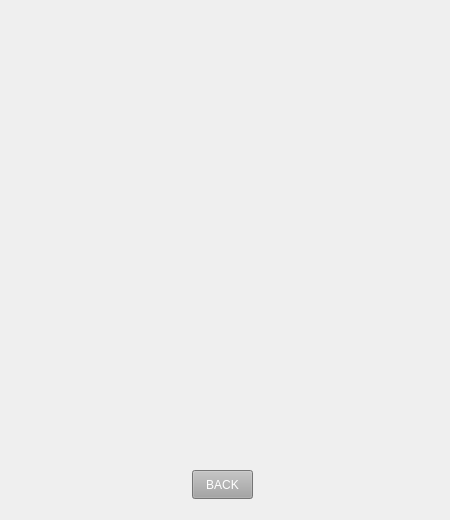
<?xml version="1.0" encoding="UTF-8"?>
<ui version="4.0">
 <class>Help</class>
 <widget class="QWidget" name="Help">
  <property name="geometry">
   <rect>
    <x>0</x>
    <y>0</y>
    <width>450</width>
    <height>520</height>
   </rect>
  </property>
  <property name="windowTitle">
   <string>Tetris - Help</string>
  </property>
  <property name="windowIcon">
   <iconset resource="../resources.qrc">
    <normaloff>:/src/img/icon.png</normaloff>:/src/img/icon.png</iconset>
  </property>
  <widget class="QLabel" name="background">
   <property name="geometry">
    <rect>
     <x>0</x>
     <y>0</y>
     <width>450</width>
     <height>520</height>
    </rect>
   </property>
   <property name="styleSheet">
    <string notr="true">background-image: url(:/src/img/background.jpg);</string>
   </property>
   <property name="text">
    <string/>
   </property>
  </widget>
  <widget class="QPushButton" name="pushButton">
   <property name="geometry">
    <rect>
     <x>192</x>
     <y>470</y>
     <width>61</width>
     <height>29</height>
    </rect>
   </property>
   <property name="styleSheet">
    <string notr="true">color: rgb(255, 255, 255);
background-color: rgb(164, 164, 164);</string>
   </property>
   <property name="text">
    <string>BACK</string>
   </property>
  </widget>
 </widget>
 <resources>
  <include location="../resources.qrc"/>
 </resources>
 <connections/>
</ui>
